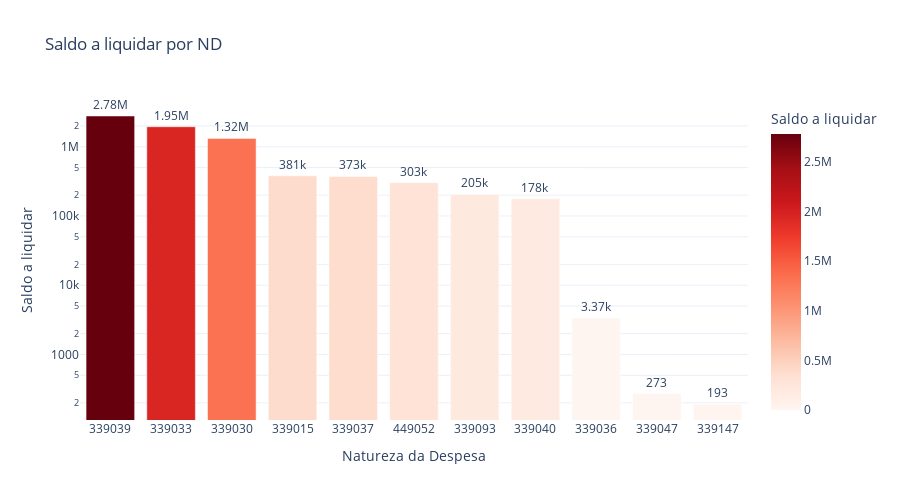

Notebook code for this chart:
### Code cell
# Saldo a liquidar por ND
cols = ['ND', 'A_LIQUIDAR']

df_aux = df.loc[:, cols].groupby('ND').sum().sort_values(by= 'A_LIQUIDAR', ascending=False).reset_index()
df_aux = df_aux[df_aux['A_LIQUIDAR'] > 0]
fig = px.bar(df_aux, 
             x='ND', 
             y='A_LIQUIDAR',
             title='Saldo a liquidar por ND',
             labels={'ND':'Natureza da Despesa', 'A_LIQUIDAR':'Saldo a liquidar'},
             text_auto='.3s',
             height=500,
             log_y=True,
             color='A_LIQUIDAR',
             color_continuous_scale = 'reds',
             template='plotly_white')
fig.update_traces(textposition = 'outside', cliponaxis = False, hovertemplate=None)
fig.update_layout(hovermode="x unified")

fig.show()

### Figure 1 — Plotly figure (JSON) as saved in the notebook; plotly's stock layout.template omitted (floating-point values rounded to 4 significant figures)
{"data": [{"alignmentgroup": "True", "cliponaxis": false, "legendgroup": "", "marker": {"color": [2780000.0, 1947000.0, 1319000.0, 381000.0, 372500.0, 302900.0, 204500, 178000.0, 3368.0, 272.8, 192.5], "coloraxis": "coloraxis", "pattern": {"shape": ""}}, "name": "", "offsetgroup": "", "orientation": "v", "showlegend": false, "textposition": "outside", "texttemplate": "%{y:.3s}", "type": "bar", "x": ["339039", "339033", "339030", "339015", "339037", "449052", "339093", "339040", "339036", "339047", "339147"], "xaxis": "x", "y": [2780000.0, 1947000.0, 1319000.0, 381000.0, 372500.0, 302900.0, 204500, 178000.0, 3368.0, 272.8, 192.5], "yaxis": "y"}], "layout": {"barmode": "relative", "coloraxis": {"colorbar": {"title": {"text": "Saldo a liquidar"}}, "colorscale": [[0, "rgb(255,245,240)"], [0.125, "rgb(254,224,210)"], [0.25, "rgb(252,187,161)"], [0.375, "rgb(252,146,114)"], [0.5, "rgb(251,106,74)"], [0.625, "rgb(239,59,44)"], [0.75, "rgb(203,24,29)"], [0.875, "rgb(165,15,21)"], [1, "rgb(103,0,13)"]]}, "height": 500, "hovermode": "x unified", "legend": {"tracegroupgap": 0}, "title": {"text": "Saldo a liquidar por ND"}, "xaxis": {"anchor": "y", "domain": [0, 1], "title": {"text": "Natureza da Despesa"}}, "yaxis": {"anchor": "x", "domain": [0, 1], "title": {"text": "Saldo a liquidar"}, "type": "log"}}}
